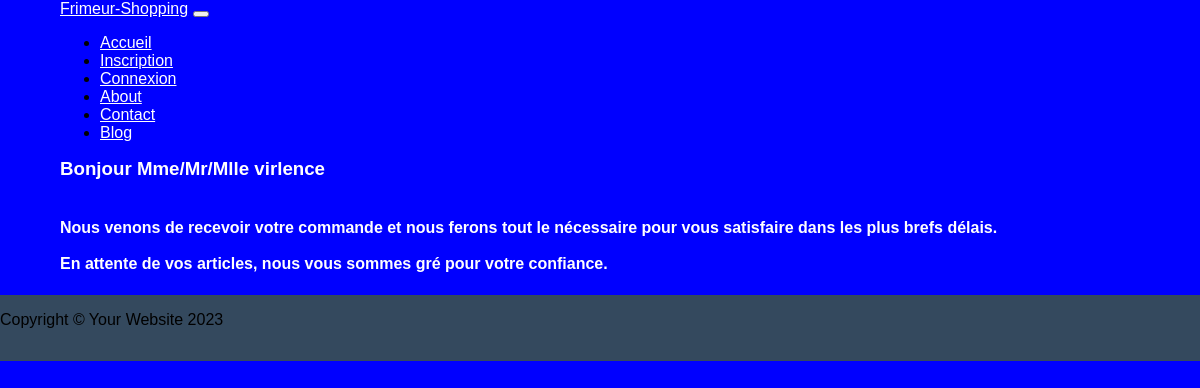
The page /confirmation on the database as committed earlier.
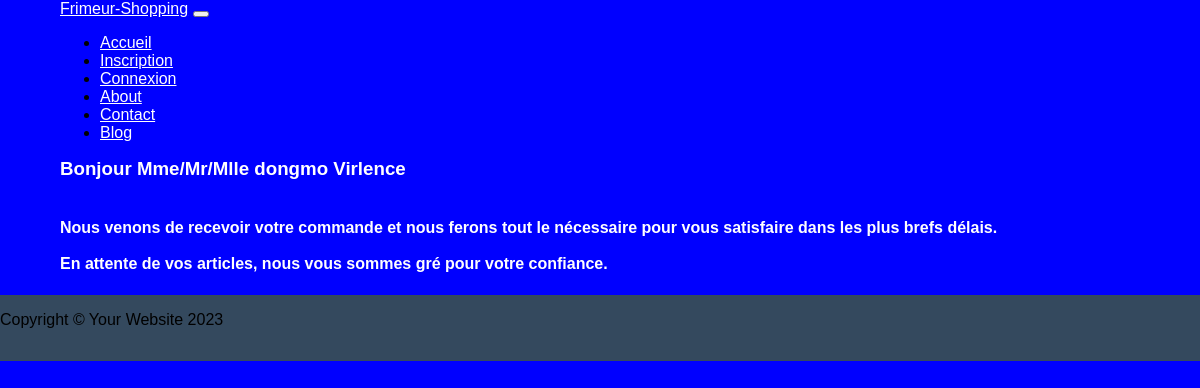
The same page on the database as committed later.
### shop/models.py (models this page shows, shortened)
class Commande(models.Model) :
    items = models.CharField(max_length=300)
    total = models.CharField(max_length=300)
    nom = models.CharField(max_length=300)
    email = models.EmailField()
    adresseDeLivraison = models.CharField(max_length=200)
    ville = models.CharField(max_length=200)
    pays = models.CharField(max_length=300)
    date_commande = models.DateTimeField(auto_now=True)
    tel = models.BigIntegerField()
    paiement = models.CharField(max_length=300)
    user_id = models.ForeignKey(CustomUser, on_delete=models.CASCADE,related_name="commande")
    class Meta :
        ordering = ['-date_commande']

### shop/views.py (the view)
# urls.py: path('confirmation', views.confirmation, name='confirmation'),
def confirmation(request) :
    info = Commande.objects.all()[:1]
    for item in info :
        nom = item.nom
    return render(request,"shop/confirmation.html", {'name':nom})

### shop/templates/shop/confirmation.html (shortened to what this page needs)
{% extends "shop/base.html" %}
{% block content %}
    <div class="row">
        <div class="col-md-12">
            <h3 class="text-dark text-center badge-warning" style="color: white;">Bonjour Mme/Mr/Mlle {{name}}</h3>
            <h4 class="text-white text-muted" style="color: white;">
                <br>
                Nous venons de recevoir votre commande et nous ferons tout le nécessaire pour vous satisfaire dans les plus brefs délais.
                <br><br>
                En attente de vos articles, nous vous sommes gré pour votre confiance.
            </h4>
        </div>
    </div>
{% endblock %}

### shop/templates/shop/base.html (shortened to what this page needs)
{% load static %}
<!DOCTYPE html>
<html lang="en">
<head>
    <link rel="stylesheet" href="{% static '/css/styles.css' %}">
</head>
<body>
    <div class="custom-container">
        <div class="row">
            <div class="col-md-12">
                <nav class="navbar navbar-expand-lg navbar-light">
                    <a class="navbar-brand" href="{% url 'home' %}">Frimeur-Shopping</a>
                    <button class="navbar-toggler" type="button" data-toggle="collapse" data-target="#navbarNavDropdown" aria-controls="navbarNavDropdown" aria-expanded="false" aria-label="Toggle navigation">
                    </button>
                    <div class="collapse navbar-collapse" id="navbarNavDropdown">
                      <ul class="navbar-nav ms-auto mb-2 mb-lg-0">
                          {% if user.is_authenticated %}
                              <li class="nav-item"><a class="nav-link" href="{% url 'home' %}">Accueil</a></li>
                              <li class="nav-item dropdown">
                                <a class="nav-link dropdown-toggle" href="#" id="navbarDropdownMenuLink" data-toggle="dropdown" aria-haspopup="true" aria-expanded="false">
                                  Catégories
                                </a>
                                <div class="dropdown-menu" aria-labelledby="navbarDropdownMenuLink">
                                  <a class="dropdown-item" href="{% url 'home' %}">Tous les articles</a>
                                  <a class="dropdown-item" href="{% url 'categorie' 'Sac' %}">Sacs</a>
                                  <a class="dropdown-item" href="{% url 'categorie' 'Montre' %}">Montres</a>
                                </div>
                              </li>
                              <li class="nav-item">
                                <a id="panier" href="{% url 'panier' %}" class="btn btn-secondary" data-container="body">
                                Panier = 0
                                </a>
                              </li>
                              <li class="nav-item"><a class="nav-link" href="{% url 'logout_view' %}">Déconnexion</a></li>
                              <li class="nav-item"><a class="nav-link" href="#!">About</a></li>
                              <li class="nav-item"><a class="nav-link" href="#!">Contact</a></li>
                              <li class="nav-item"><a class="nav-link" href="{% url 'dashboard' %}">Dashboard</a></li>
                          {% else %}
                              <li class="nav-item"><a class="nav-link" href="{% url 'home' %}">Accueil</a></li>
                              <li class="nav-item"><a class="nav-link" href="{% url 'register_view' %}">Inscription</a></li>
                              <li class="nav-item"><a class="nav-link" href="{% url 'login_view' %}">Connexion</a></li>
                              <li class="nav-item"><a class="nav-link" href="#!">About</a></li>
                              <li class="nav-item"><a class="nav-link" href="#!">Contact</a></li>
                              <li class="nav-item"><a class="nav-link active" aria-current="page" href="#">Blog</a></li>
                          {% endif %}
                      </ul>
                    </div>
                  </nav>
            </div>
        </div>
        {% block content %}{% endblock %}
    </div>
    <footer class="py-5 bg-dark">
      <div class="container"><p class="m-0 text-center text-white">Copyright &copy; Your Website 2023</p></div>
    </footer>
</body>
</html>

### static/css/styles.css (style rules this page uses)
body { margin: 0; padding: 0; box-sizing: border-box; }
.container { width: 100%; max-width: 1200px; margin: 0 auto; }
h1, h2, h3, p { margin: 0 0 16px; }
footer { padding: 1rem 0; }

### shop/templates/shop/base.html (style rules this page uses)
html,body { color: black; font-family: 'Arial', sans-serif; background-color: blue; height: 100%; margin: 0; }
.custom-container { flex: 1; }
.custom-container { max-width: 90%; margin: 0 auto; }
.navbar { background-color: blue; }
.navbar-brand, .nav-link { color: white; }
nav { background-color: blue; }
footer { width: 100%; }
.bg-dark { background-color: #34495e !important; }

Rows that differ between the two databases and show on the page:
removed Commande: nom "virlence"
added Commande: nom "dongmo Virlence"
